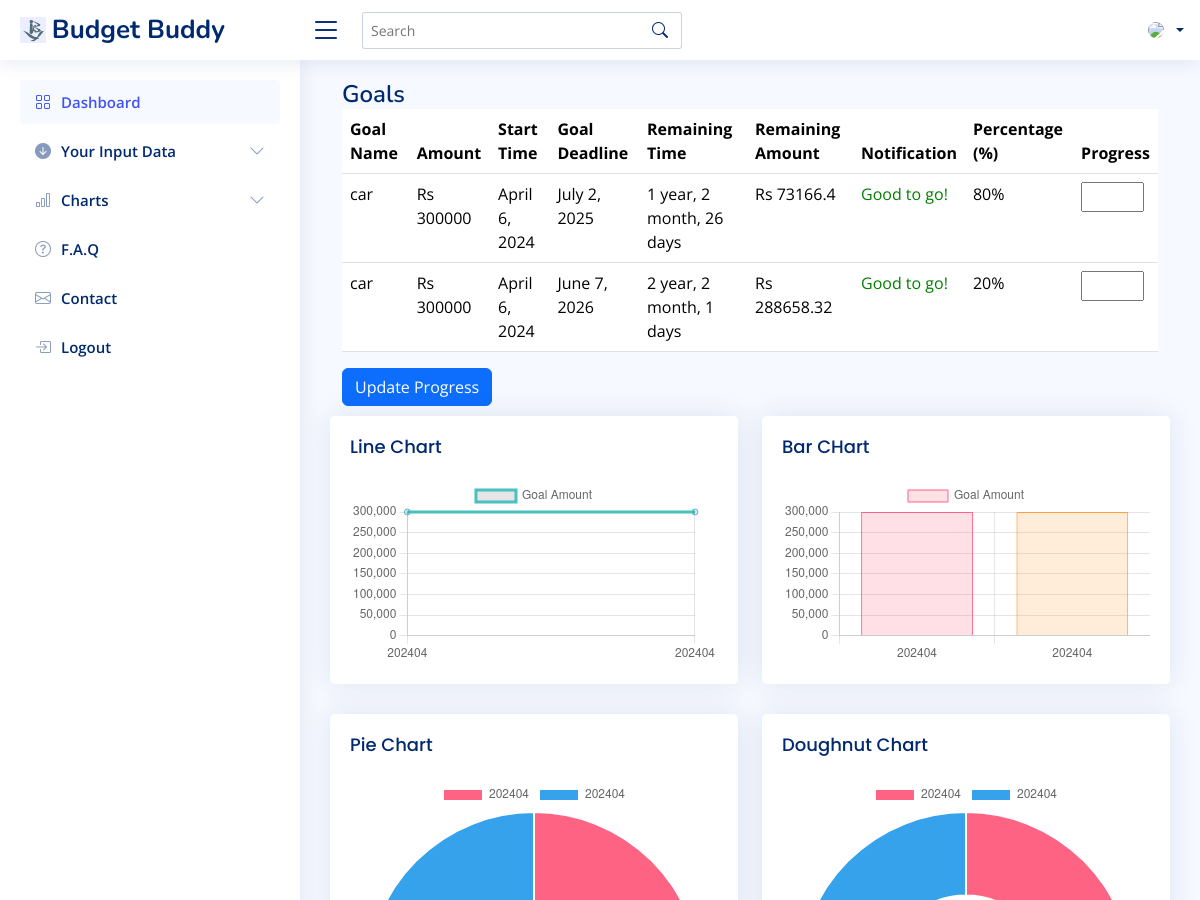
Before: /goal/goalprogress (signed in, upper part) with the older database file.
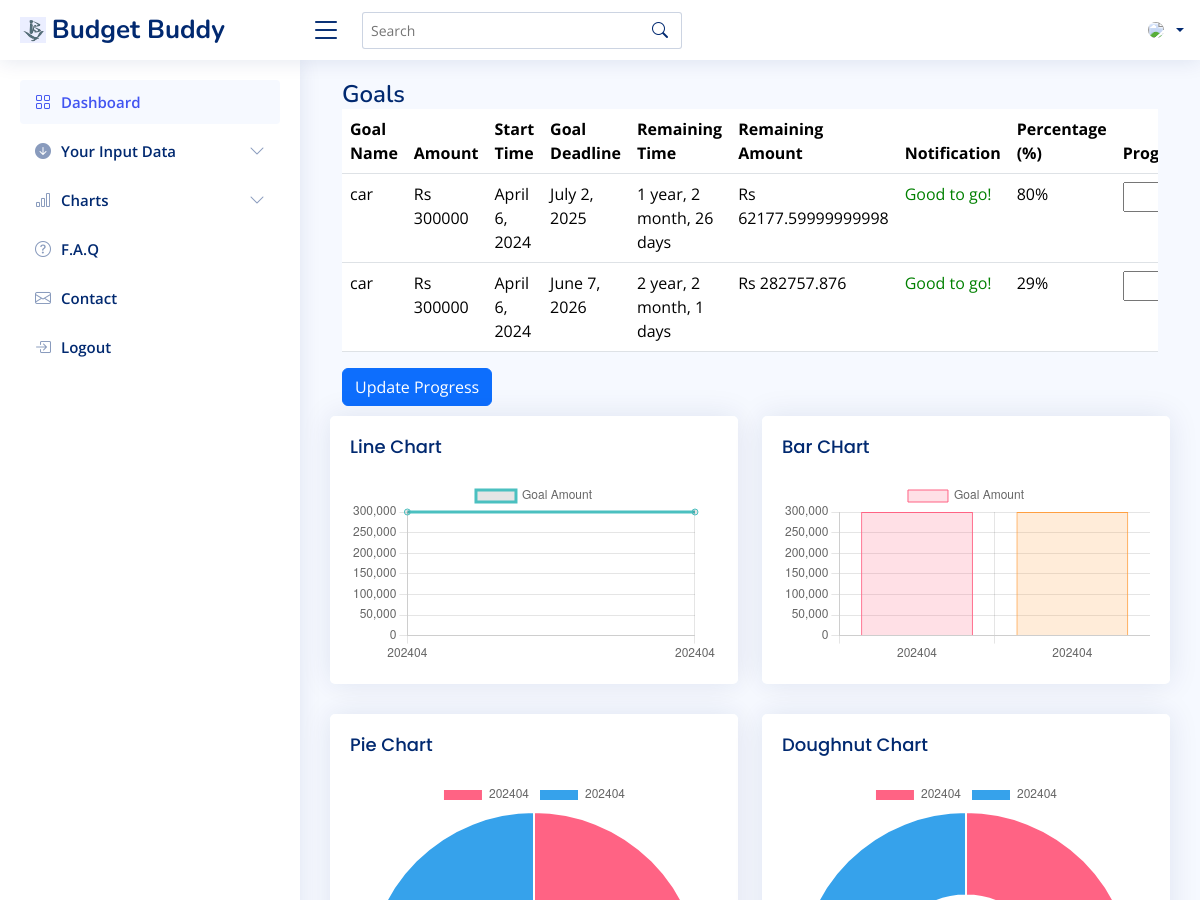
After: the same page with the newer database file.
### goal/models.py (models this page shows, shortened)
class Goal(models.Model):
    user = models.CharField(max_length=100)
    goal_name=models.CharField(max_length=100,null=False, blank=False)
    amount=models.IntegerField(null=False, blank=False)
    goalDeadline=models.DateField(null=False, blank=False)
    remainmonth=models.IntegerField(null=False, blank=False)
    remainyear=models.IntegerField(null=False, blank=False)
    remaindays=models.IntegerField(null=False, blank=False)
    start_time=models.DateField(null=True, blank=True)
    time=models.IntegerField(null=False, blank=False)
    remainingamount=models.IntegerField(null=False, blank=False)
    days_in_month=models.IntegerField(null=False, blank=False)
    percentage=models.IntegerField(null=True, blank=False)

### goal/views.py (the view, shortened to what this page needs)
# urls.py: path("goalprogress", views.goalprogress, name='goalprogress'),
def goalprogress(request):
    goals = Goal.objects.filter(user=request.user)
    salaries = Salary.objects.filter(user=request.user)
    expenses=Expense.objects.filter(user=request.user)
    goal_labels = [goal.goal_name for goal in goals]
    goal_amounts = [goal.amount for goal in goals]
    goal_time=[goal.time for goal in goals]
    goal_deadlines=[goal.goalDeadline for goal in goals]
    total_goal_amount = sum(goal_amounts)
    salary_fix_total = sum(s.fix_salary for s in salaries)
    salary_var_total = sum(s.var_salary for s in salaries)
    expense_fix_total = sum(e.fix_expense for e in expenses)
    expense_var_total = sum(e.var_expense for e in expenses)
    savings = salary_fix_total+salary_var_total - expense_fix_total-expense_var_total
    remainsavings=savings
    salary_var = [salary.var_salary for salary in salaries]
    salary_fix = [salary.fix_salary for salary in salaries]
    sal_time=[salary.time for salary in salaries]
    expense_fix = [expense.fix_expense for expense in expenses]
    expense_var = [expense.var_expense for expense in expenses]
    exp_time=[expense.time for expense in expenses]
    today = datetime.now().date()
    for goal in goals:
        remaining_month = (goal.remainmonth - (today.month - goal.start_time.month))%12
        goal.remainmonth =remaining_month
        goal.save()
    for goal in goals:
        remaining_year = goal.remainyear - (today.year - goal.start_time.year)
        goal.remainyear = remaining_year
        goal.save()
    for goal in goals:
        goal.remainingamount = goal.amount
        goal.save()
    for goal in goals:
        if goal.percentage is None:
            goal.percentage =100
        if savings > 0:
            if goal.remainingamount >= savings*(goal.percentage/100):
                goal.remainingamount -= savings*(goal.percentage/100)
                savings = savings-savings*(goal.percentage/100)
            else:
                savings -= goal.remainingamount
                goal.remainingamount = 0
            goal.save()
    context = {
        'goal_labels': goal_labels,
        'goal_amounts': goal_amounts,
        'goal_time': goal_time,
        'goal_deadline': goal_deadlines,
        'goals':goals,
        'expense_fix': expense_fix,
        'expense_var': expense_var,
        'exp_time':exp_time,
        'salary_var': salary_var,
        'salary_fix': salary_fix,
        'sal_time':sal_time,
        'total_goal_amount': total_goal_amount,
        'salary_fix_total': salary_fix_total,
        'salary_var_total': salary_var_total,
        'expense_fix_total': expense_fix_total,
        'expense_var_total': expense_var_total,
        'savings':savings,
        'remainsavings':remainsavings
    }
    return render(request, "goalprogress.html",context)

### templates/goalprogress.html (shortened to what the changed rows need)
{% extends "base.html" %}
{% load static %}
{% block body %}
  <main id="main" class="main">
    <div class="container">
      <div class="pagetitle">
        <h1>Goals</h1>
              <div>
                <form method="POST">
                  <div class="table-responsive" style="max-height: 400px;">
                    <table class="table">
                      <thead>
                        <tr>
                          <th>Goal Name</th>
                          <th>Amount</th>
                          <th>Start Time</th>
                          <th>Goal Deadline</th>
                          <th>Remaining Time</th>
                          <th>Remaining Amount</th>
                          <th>Notification</th>
                          <th>Percentage (%)</th>
                          <th>Progress</th>
                        </tr>
                      </thead>
                      <tbody>
                        {% for goal in goals %}
                        <tr>
                          <td>{{ goal.goal_name }}</td>
                          <td>Rs {{ goal.amount }}</td>
                          <td>{{ goal.start_time }}</td>
                          <td>{{ goal.goalDeadline }}</td>
                          <td>{{ goal.remainyear }} year, {{ goal.remainmonth }} month, {{ goal.remaindays }} days</td>
                          <td>Rs {{ goal.remainingamount }}</td>
                          <td>
                            {% if goal.remainingamount > 0 %}
                              {% if goal.remaindays <= 0 and goal.remainmonth <= 0 %}
                                <p style="color: red;">You didn't complete this goal under your deadline.</p>
                              {% elif goal.remaindays <= 15 and goal.remainmonth <= 1 and goal.remainyear < 1 %}
                                <p style="color: orange;">Goal deadline approaching!</p>
                              {% else %}
                                <p style="color: green;">Good to go!</p>
                              {% endif %}
                            {% else %}
                              {% if goal.remaindays >= 0 and goal.remainingamount == 0 %}
                                <p style="color: blue;">Congratulations, you did it!</p>
                              {% endif %}
                            {% endif %}
                          </td>
                          <td>{{ goal.percentage }}%</td>
                          <td>
                            <input type="number" id="progress_{{ goal.id }}" name="progress_{{ goal.id }}" min="0" max="100" step="1">
                          </td>
                        </tr>
                        {% endfor %}
                      </tbody>
                    </table>
                  </div>
                </form>
              </div>
      </div>
    </div>
              <script>
                var label={{goal_time|safe}}
                var ctx = document.getElementById('lineChart').getContext('2d');
        var myChart = new Chart(ctx, {
                    type: 'line',
                    data: {
                      labels: {{ goal_time|safe }},
                datasets: [{
                    label: 'Goal Amount',
                    data: {{ goal_amounts|safe }},
                        fill: false,
                        borderColor: 'rgb(75, 192, 192)',
                        tension: 0.1
                      }]
                    },
                    options: {
                      scales: {
                        y: {
                          beginAtZero: true
                        },
                      }
                    }
                  });
              </script>
              <script>
                var label= {{ goal_time|safe }}
                var ctx = document.getElementById('barChart').getContext('2d');
                var myChart = new Chart(ctx, {
                    type: 'bar',
                      data: {
                        labels: label,
                        datasets: [{
                            label: 'Goal Amount',
                            data:{{ goal_amounts|safe }} ,
                        backgroundColor: [
                          'rgba(255, 99, 132, 0.2)',
                          'rgba(255, 159, 64, 0.2)',
                          'rgba(255, 205, 86, 0.2)',
                          'rgba(75, 192, 192, 0.2)',
                          'rgba(54, 162, 235, 0.2)',
                          'rgba(153, 102, 255, 0.2)',
                          'rgba(201, 203, 207, 0.2)'
                        ],
                        borderColor: [
                          'rgb(255, 99, 132)',
                          'rgb(255, 159, 64)',
                          'rgb(255, 205, 86)',
                          'rgb(75, 192, 192)',
                          'rgb(54, 162, 235)',
                          'rgb(153, 102, 255)',
                          'rgb(201, 203, 207)'
                        ],
                        borderWidth: 1
                      }]
                    },
                    options: {
                      scales: {
                        y: {
                          beginAtZero: true
                        },
                        x:{
                          beginAtZero: true
                        }
                      }
                    }
                  });
              </script>
              <script>
                var ctx = document.getElementById('pieChart').getContext('2d');
                var myChart = new Chart(ctx, {
                    type: 'pie',
                    data: {
                      labels: {{ goal_time|safe }},
                      datasets: [{
                        label: 'Goal Amount',
                    data: {{ goal_amounts|safe }},
                        backgroundColor: [
                          'rgb(255, 99, 132)',
                          'rgb(54, 162, 235)',
                          'rgb(255, 205, 86)'
                        ],
                        hoverOffset: 4
                      }]
                    }
                  });
              </script>
              <script>
                var ctx = document.getElementById('doughnutChart').getContext('2d');
        var myChart = new Chart(ctx, {
                    type: 'doughnut',
                    data: {
                      labels: {{ goal_time|safe }},
                      datasets: [{
                        label: 'Goal Amount',
                    data: {{ goal_amounts|safe }},
                        backgroundColor: [
                          'rgb(255, 99, 132)',
                          'rgb(54, 162, 235)',
                          'rgb(255, 205, 86)'
                        ],
                        hoverOffset: 4
                      }]
                    }
                  });
              </script>
              <script>
                var ctx = document.getElementById('radarChart').getContext('2d');
                var myChart = new Chart(ctx, {
                    type: 'radar',
                    data: {
                      labels: {{ goal_time|safe }},
                      datasets: [{
                        label: 'Goal Amount',
                    data: {{ goal_amounts|safe }},
                        fill: true,
                        backgroundColor: 'rgba(255, 99, 132, 0.2)',
                        borderColor: 'rgb(255, 99, 132)',
                        pointBackgroundColor: 'rgb(255, 99, 132)',
                        pointBorderColor: '#fff',
                        pointHoverBackgroundColor: '#fff',
                        pointHoverBorderColor: 'rgb(255, 99, 132)'
                      }]
                    },
                    options: {
                      elements: {
                        line: {
                          borderWidth: 3
                        }
                      }
                    }
                  });
              </script>
              <script>
                var ctx = document.getElementById('polarAreaChart').getContext('2d');
                var myChart = new Chart(ctx, {
                    type: 'polarArea',
                    data: {
                      labels: {{ goal_time|safe }},
                      datasets: [{
                        label: 'Goal Amount',
                    data: {{ goal_amounts|safe }},
                        backgroundColor: [
                          'rgb(255, 99, 132)',
                          'rgb(75, 192, 192)',
                          'rgb(255, 205, 86)',
                          'rgb(201, 203, 207)',
                          'rgb(54, 162, 235)'
                        ]
                      }]
                    }
                  });
              </script>
              <script>
                var ctx = document.getElementById('stakedBarChart').getContext('2d');
                var myChart = new Chart(ctx, {
                    type: 'bar',
                    data: {
                      labels: {{ goal_time|safe }},
                      datasets: [{
                        label: 'Goal Amount',
                        data: {{ goal_amounts|safe }},
                          backgroundColor: 'rgb(255, 99, 132)',
                        }
                      ]
                    },
                    options: {
                      responsive: true,
                      scales: {
                        x: {
                          stacked: true,
                        },
                        y: {
                          stacked: true
                        }
                      }
                    }
                  });
              </script>
              <script>
                var ctx = document.getElementById('bubbleChart').getContext('2d');
                var myChart = new Chart(ctx, {
                    type: 'bubble',
                    data: {
                      labels: {{ goal_time|safe }},
                      datasets: [{
                        label: 'Goal Amount',
                        data: {{ goal_amounts|safe }},
                          borderColor: 'rgb(255, 99, 132)',
                          backgroundColor: 'rgba(255, 99, 132, 0.5)'
                        }
]
                    },
                    options: {
                      responsive: true,
                    }
                  });
              </script>
  </main>
{% endblock body%}

Changed rows visible on the page:
changed Goal "July 2, 2025": remainingamount "73166.4" → "62177.59999999998"
changed Goal "June 7, 2026": remainingamount "288658.32" → "282757.876"; percentage "20" → "29"
